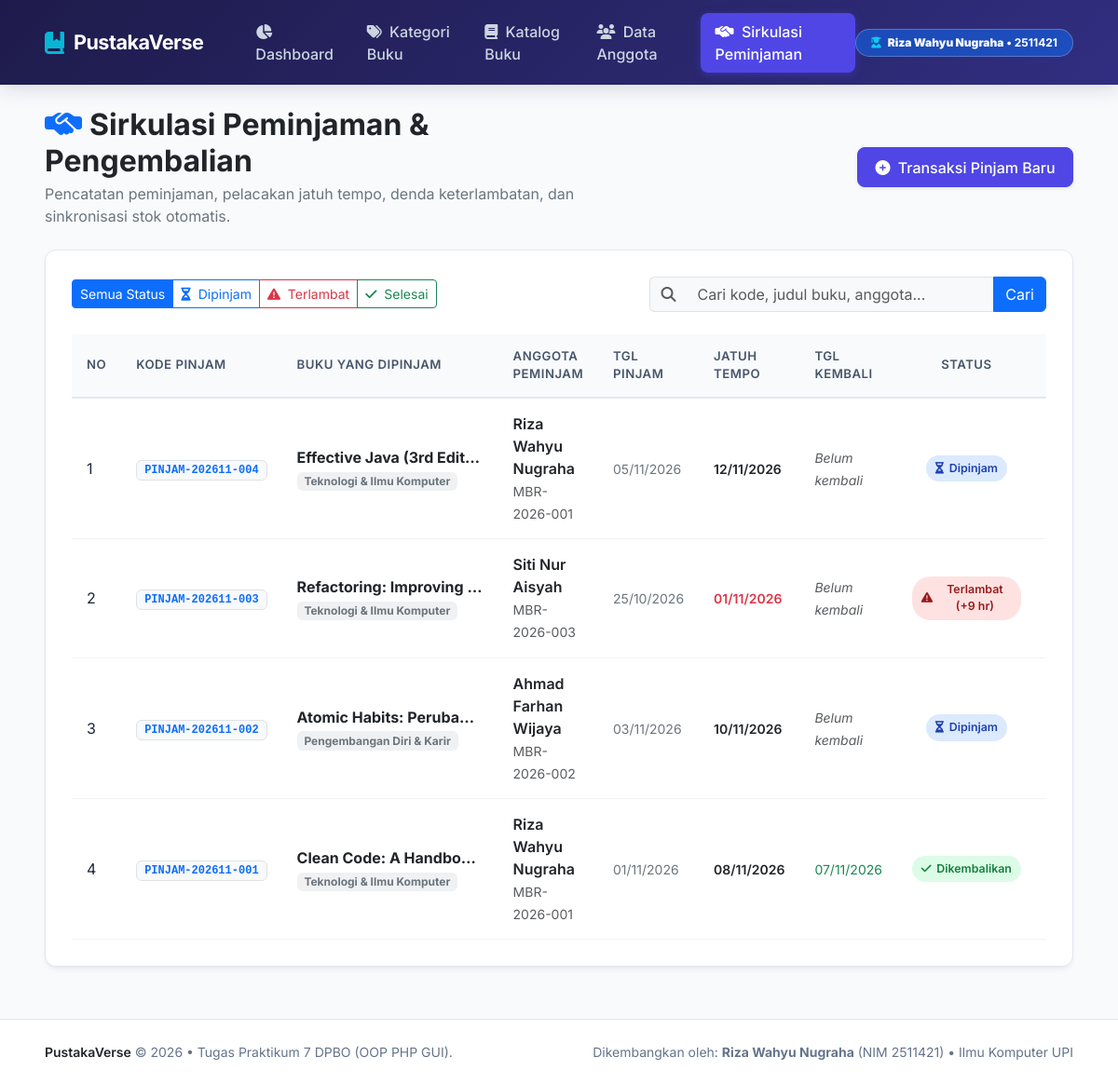
The app's page /index.php?page=loans with its own data.
### tables this page shows
CREATE TABLE loans (
    id INT AUTO_INCREMENT PRIMARY KEY,
    loan_code VARCHAR(35) NOT NULL UNIQUE,
    book_id INT NOT NULL,
    member_id INT NOT NULL,
    loan_date DATE NOT NULL,
    due_date DATE NOT NULL,
    return_date DATE NULL,
    status ENUM('Dipinjam', 'Dikembalikan', 'Terlambat') DEFAULT 'Dipinjam',
    fine DECIMAL(10,2) DEFAULT 0.00,
    notes TEXT NULL,
    created_at TIMESTAMP DEFAULT CURRENT_TIMESTAMP,
    CONSTRAINT fk_loans_book FOREIGN KEY (book_id) 
        REFERENCES books(id) 
        ON DELETE RESTRICT 
        ON UPDATE CASCADE,
    CONSTRAINT fk_loans_member FOREIGN KEY (member_id) 
        REFERENCES members(id) 
        ON DELETE RESTRICT 
        ON UPDATE CASCADE
);

CREATE TABLE books (
    id INT AUTO_INCREMENT PRIMARY KEY,
    isbn VARCHAR(20) NOT NULL UNIQUE,
    title VARCHAR(255) NOT NULL,
    author VARCHAR(150) NOT NULL,
    publisher VARCHAR(100) NOT NULL,
    year INT NOT NULL,
    category_id INT NOT NULL,
    stock INT NOT NULL DEFAULT 0,
    cover_url VARCHAR(255) NULL,
    synopsis TEXT NULL,
    created_at TIMESTAMP DEFAULT CURRENT_TIMESTAMP,
    CONSTRAINT fk_books_category FOREIGN KEY (category_id) 
        REFERENCES categories(id) 
        ON DELETE RESTRICT 
        ON UPDATE CASCADE
);

CREATE TABLE categories (
    id INT AUTO_INCREMENT PRIMARY KEY,
    code VARCHAR(20) NOT NULL UNIQUE,
    name VARCHAR(100) NOT NULL,
    shelf_location VARCHAR(50) NOT NULL,
    description TEXT NULL,
    created_at TIMESTAMP DEFAULT CURRENT_TIMESTAMP
);

CREATE TABLE members (
    id INT AUTO_INCREMENT PRIMARY KEY,
    member_code VARCHAR(30) NOT NULL UNIQUE,
    name VARCHAR(150) NOT NULL,
    email VARCHAR(100) NOT NULL UNIQUE,
    phone VARCHAR(25) NOT NULL,
    address TEXT NOT NULL,
    status ENUM('Aktif', 'Non-Aktif') DEFAULT 'Aktif',
    join_date DATE NOT NULL,
    created_at TIMESTAMP DEFAULT CURRENT_TIMESTAMP
);

### config/db.php (called while the page is built, shortened)
<?php
class Database {
    private $host = "localhost";
    private $username = "root";
    private $password = "";
    private $dbname = "db_pustaka_tp7";
    public function __construct() {
        try {
            $dsn = "mysql:host=" . $this->host . ";dbname=" . $this->dbname . ";charset=utf8mb4";
            $options = [
                PDO::ATTR_ERRMODE            => PDO::ERRMODE_EXCEPTION,
                PDO::ATTR_DEFAULT_FETCH_MODE => PDO::FETCH_ASSOC,
                PDO::ATTR_EMULATE_PREPARES   => false,
            ];
            $this->conn = new PDO($dsn, $this->username, $this->password, $options);
        } catch (PDOException $e) {
            die("Koneksi Database Gagal: " . $e->getMessage());
        }
    }
}
?>

### class/Loan.php (called while the page is built, shortened)
<?php
require_once __DIR__ . '/../config/db.php';
class Loan {
    private $db;
    public function __construct() {
        $database = new Database();
        $this->db = $database->conn;
    }
    public function getAll($keyword = null, $status = null) {
        $sql = "SELECT l.*,
                       b.title AS book_title, b.isbn AS book_isbn, b.cover_url AS book_cover,
                       c.name AS category_name,
                       m.name AS member_name, m.member_code, m.phone AS member_phone,
                       DATEDIFF(CURDATE(), l.due_date) AS days_late
                FROM loans l
                JOIN books b ON l.book_id = b.id
                JOIN categories c ON b.category_id = c.id
                JOIN members m ON l.member_id = m.id
                WHERE 1=1";
        $params = [];
        $sql .= " ORDER BY l.id DESC";
        $stmt = $this->db->prepare($sql);
        $stmt->execute();
        $loans = $stmt->fetchAll();
        foreach ($loans as &$row) {
            if ($row['status'] === 'Dipinjam' && (int)$row['days_late'] > 0) {
                $row['dynamic_status'] = 'Terlambat';
                $row['calculated_fine'] = (int)$row['days_late'] * self::TARIF_DENDA_PER_HARI;
            } else {
                $row['dynamic_status'] = $row['status'];
            }
        }
        return $loans;
    }
}
?>

### view/loans.php (the view, shortened to what this page needs)
<?php
$searchKeyword = isset($_GET['search']) ? trim($_GET['search']) : '';
$filterStatus = isset($_GET['status']) ? trim($_GET['status']) : '';
$loans = $loanModel->getAll($searchKeyword, $filterStatus);
?>
<div class="row align-items-center mb-4">
    <div class="col-md-7">
        <h2 class="fw-bold text-dark mb-1">
            <i class="fa-solid fa-handshake-simple text-primary me-2"></i>Sirkulasi Peminjaman & Pengembalian
        </h2>
        <p class="text-secondary mb-0">
            Pencatatan peminjaman, pelacakan jatuh tempo, denda keterlambatan, dan sinkronisasi stok otomatis.
        </p>
    </div>
    <div class="col-md-5 text-md-end mt-3 mt-md-0">
        <button type="button" class="btn btn-primary-custom shadow-sm" data-bs-toggle="modal" data-bs-target="#modalTambahPinjam">
            <i class="fa-solid fa-plus-circle me-1"></i> Transaksi Pinjam Baru
        </button>
    </div>
</div>
<div class="content-surface">
    <div class="row g-3 justify-content-between align-items-center mb-4">
        <div class="col-lg-7">
            <div class="btn-group me-2 mb-2 mb-lg-0" role="group">
                <a href="index.php?page=loans" class="btn btn-sm <?= empty($filterStatus) ? 'btn-primary' : 'btn-outline-primary' ?>">
                    Semua Status
                </a>
                <a href="index.php?page=loans&status=Dipinjam" class="btn btn-sm <?= $filterStatus === 'Dipinjam' ? 'btn-primary' : 'btn-outline-primary' ?>">
                    <i class="fa-solid fa-hourglass-half me-1"></i> Dipinjam
                </a>
                <a href="index.php?page=loans&status=Terlambat" class="btn btn-sm <?= $filterStatus === 'Terlambat' ? 'btn-danger' : 'btn-outline-danger' ?>">
                    <i class="fa-solid fa-triangle-exclamation me-1"></i> Terlambat
                </a>
                <a href="index.php?page=loans&status=Dikembalikan" class="btn btn-sm <?= $filterStatus === 'Dikembalikan' ? 'btn-success' : 'btn-outline-success' ?>">
                    <i class="fa-solid fa-check me-1"></i> Selesai
                </a>
            </div>
        </div>
        <div class="col-lg-5">
            <form method="GET" action="index.php" class="d-flex gap-2">
                <div class="input-group">
                    <span class="input-group-text bg-light border-end-0 text-muted">
                        <i class="fa-solid fa-magnifying-glass"></i>
                    </span>
                    <input type="text" name="search" class="form-control border-start-0 bg-light"
                           placeholder="Cari kode, judul buku, anggota..."
                           value="<?= htmlspecialchars($searchKeyword) ?>">
                    <button class="btn btn-primary" type="submit">Cari</button>
                </div>
            </form>
        </div>
    </div>
    <div class="table-responsive">
        <table class="table table-custom align-middle">
            <thead>
                <tr>
                    <th style="width: 50px;">No</th>
                    <th>Kode Pinjam</th>
                    <th>Buku yang Dipinjam</th>
                    <th>Anggota Peminjam</th>
                    <th>Tgl Pinjam</th>
                    <th>Jatuh Tempo</th>
                    <th>Tgl Kembali</th>
                    <th class="text-center">Status</th>
                    <th class="text-end">Denda</th>
                </tr>
            </thead>
            <tbody>
                <?php if (empty($loans)): ?>
                    <tr>
                        <td colspan="10" class="text-center py-5 text-muted">
                            <i class="fa-solid fa-handshake-slash fs-1 d-block mb-2 text-secondary opacity-50"></i>
                            Tidak ada data transaksi peminjaman yang sesuai.
                        </td>
                    </tr>
                <?php else: ?>
                    <?php $no = 1; foreach ($loans as $l): ?>
                        <tr>
                            <td><?= $no++ ?></td>
                            <td>
                                <span class="badge bg-light text-primary border font-monospace px-2 py-1">
                                    <?= htmlspecialchars($l['loan_code']) ?>
                                </span>
                            </td>
                            <td>
                                <div class="fw-bold text-dark text-truncate" style="max-width: 200px;" title="<?= htmlspecialchars($l['book_title']) ?>">
                                    <?= htmlspecialchars($l['book_title']) ?>
                                </div>
                                <span class="badge bg-secondary bg-opacity-10 text-secondary smaller">
                                    <?= htmlspecialchars($l['category_name']) ?>
                                </span>
                            </td>
                            <td>
                                <div class="fw-semibold text-dark"><?= htmlspecialchars($l['member_name']) ?></div>
                                <small class="text-muted"><?= htmlspecialchars($l['member_code']) ?></small>
                            </td>
                            <td>
                                <span class="small text-secondary"><?= date('d/m/Y', strtotime($l['loan_date'])) ?></span>
                            </td>
                            <td>
                                <span class="small fw-semibold <?= ($l['dynamic_status'] === 'Terlambat') ? 'text-danger' : 'text-dark' ?>">
                                    <?= date('d/m/Y', strtotime($l['due_date'])) ?>
                                </span>
                            </td>
                            <td>
                                <?php if (!empty($l['return_date'])): ?>
                                    <span class="small text-success"><?= date('d/m/Y', strtotime($l['return_date'])) ?></span>
                                <?php else: ?>
                                    <span class="text-muted small fst-italic">Belum kembali</span>
                                <?php endif; ?>
                            </td>
                            <td class="text-center">
                                <?php if ($l['status'] === 'Dikembalikan'): ?>
                                    <span class="badge-custom badge-returned">
                                        <i class="fa-solid fa-check"></i> Dikembalikan
                                    </span>
                                <?php elseif ($l['dynamic_status'] === 'Terlambat'): ?>
                                    <span class="badge-custom badge-overdue" title="Terlambat <?= $l['days_late'] ?> hari">
                                        <i class="fa-solid fa-triangle-exclamation"></i> Terlambat (+<?= $l['days_late'] ?> hr)
                                    </span>
                                <?php else: ?>
                                    <span class="badge-custom badge-borrowed">
                                        <i class="fa-solid fa-hourglass-half"></i> Dipinjam
                                    </span>
                                <?php endif; ?>
                            </td>
                            <td class="text-end">
                            </td>
                        </tr>
                    <?php endforeach; ?>
                <?php endif; ?>
            </tbody>
        </table>
    </div>
</div>

### style/style.css (style rules this page uses)
:root { --primary-color: #4f46e5; --primary-hover: #4338ca; --primary-light: #eef2ff; --secondary-color: #06b6d4; --dark-surface: #0f172a; --card-bg: #ffffff; --text-primary: #1e293b; --text-secondary: #64748b; --border-color: #e2e8f0; --success-color: #10b981; --warning-color: #f59e0b; --danger-color: #ef4444; --font-sans: 'Inter', -apple-system, BlinkMacSystemFont, 'Segoe UI', Roboto, sans-serif; --border-radius: 12px; --box-shadow: 0 4px 6px -1px rgba(0, 0, 0, 0.05), 0 2px 4px -2px rgba(0, 0, 0, 0.05); --box-shadow-hover: 0 10px 15px -3px rgba(0, 0, 0, 0.08), 0 4px 6px -4px rgba(0, 0, 0, 0.04); }
body { font-family: var(--font-sans); background-color: #f8fafc; color: var(--text-primary); min-height: 100vh; display: flex; flex-direction: column; }
.content-surface { background: var(--card-bg); border-radius: var(--border-radius); border: 1px solid var(--border-color); box-shadow: var(--box-shadow); padding: 1.75rem; margin-bottom: 2rem; }
.table-custom { margin-bottom: 0; }
.table-custom th { background-color: #f8fafc; color: #475569; font-weight: 600; font-size: 0.825rem; text-transform: uppercase; letter-spacing: 0.5px; border-bottom: 2px solid var(--border-color); padding: 0.85rem 1rem; vertical-align: middle; }
.table-custom td { padding: 0.95rem 1rem; vertical-align: middle; color: var(--text-primary); border-bottom: 1px solid #f1f5f9; }
.badge-custom { font-weight: 600; padding: 0.4em 0.8em; border-radius: 20px; font-size: 0.775rem; display: inline-flex; align-items: center; gap: 0.35rem; }
.badge-borrowed { background: #dbeafe; color: #1e40af; }
.badge-returned { background: #dcfce7; color: #15803d; }
.badge-overdue { background: #fee2e2; color: #991b1b; }
.btn-primary-custom { background-color: var(--primary-color); border-color: var(--primary-color); color: #ffffff; font-weight: 500; border-radius: 8px; padding: 0.55rem 1.15rem; transition: all 0.2s; }

### records on screen
loans: loan_code "PINJAM-202611-004", book.title "Effective Java (3rd Edit…", categories.name "Teknologi & Ilmu Komputer", member.name "Riza Wahyu Nugraha", member.member_code "MBR-2026-001", loan_date "05/11/2026", due_date "12/11/2026", shows "Belum kembali", status "Dipinjam" (drawn)
loans: loan_code "PINJAM-202611-003", book.title "Refactoring: Improving…", categories.name "Teknologi & Ilmu Komputer", member.name "Siti Nur Aisyah", member.member_code "MBR-2026-003", loan_date "25/10/2026", due_date "01/11/2026", shows "Belum kembali", days_late "9"
loans: loan_code "PINJAM-202611-002", book.title "Atomic Habits: Peruba…", categories.name "Pengembangan Diri & Karir", member.name "Ahmad Farhan Wijaya", member.member_code "MBR-2026-002", loan_date "03/11/2026", due_date "10/11/2026", shows "Belum kembali", status "Dipinjam" (drawn)
loans: loan_code "PINJAM-202611-001", book.title "Clean Code: A Handbo…", categories.name "Teknologi & Ilmu Komputer", member.name "Riza Wahyu Nugraha", member.member_code "MBR-2026-001", loan_date "01/11/2026", due_date "08/11/2026", return_date "07/11/2026", status "Dikembalikan" (drawn)
